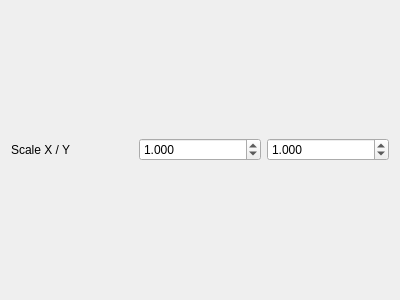
<?xml version="1.0" encoding="UTF-8"?>
<ui version="4.0">
 <class>Form</class>
 <widget class="QWidget" name="Form">
  <property name="geometry">
   <rect>
    <x>0</x>
    <y>0</y>
    <width>400</width>
    <height>300</height>
   </rect>
  </property>
  <property name="windowTitle">
   <string>Form</string>
  </property>
  <layout class="QHBoxLayout" name="horizontalLayout">
   <item>
    <widget class="QLabel" name="label">
     <property name="text">
      <string>Scale X / Y</string>
     </property>
    </widget>
   </item>
   <item>
    <widget class="QDoubleSpinBox" name="spinbox_x">
     <property name="decimals">
      <number>3</number>
     </property>
     <property name="minimum">
      <double>-10000.000000000000000</double>
     </property>
     <property name="maximum">
      <double>10000.000000000000000</double>
     </property>
     <property name="singleStep">
      <double>0.010000000000000</double>
     </property>
     <property name="value">
      <double>1.000000000000000</double>
     </property>
    </widget>
   </item>
   <item>
    <widget class="QDoubleSpinBox" name="spinbox_y">
     <property name="decimals">
      <number>3</number>
     </property>
     <property name="minimum">
      <double>-10000.000000000000000</double>
     </property>
     <property name="maximum">
      <double>10000.000000000000000</double>
     </property>
     <property name="singleStep">
      <double>0.010000000000000</double>
     </property>
     <property name="value">
      <double>1.000000000000000</double>
     </property>
    </widget>
   </item>
  </layout>
 </widget>
 <resources/>
 <connections/>
</ui>
